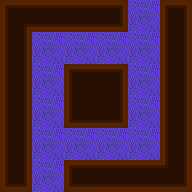

Tiled map render using the project's own tile images. Description and the map definition, with tile-layer contents summarised, below:
An orthogonal 6x6 tile map with 32x32 px tiles, 2 tile layers (moquette, Calque de Tile 1), 1 hidden layer not drawn, 3 tilesets, 1 image layer and 1 object (PlayerEntity).

<map version="1.0" orientation="orthogonal" width="6" height="6" tilewidth="32" tileheight="32">
 <tileset firstgid="1" name="min" tilewidth="32" tileheight="32">
  <image source="../tilesets/walls.png" width="256" height="192" />
 </tileset>
 <tileset firstgid="49" name="meta" tilewidth="32" tileheight="32">
  <image source="../tilesets/metaset2.png" width="128" height="96" />
  <tile id="0">
   <properties>
    <property name="type" value="wall" />
   </properties>
  </tile>
  <tile id="1">
   <properties>
    <property name="type" value="box" />
   </properties>
  </tile>
  <tile id="2">
   <properties>
    <property name="type" value="tp1" />
   </properties>
  </tile>
  <tile id="3">
   <properties>
    <property name="type" value="trap" />
   </properties>
  </tile>
  <tile id="4">
   <properties>
    <property name="type" value="pp1" />
   </properties>
  </tile>
  <tile id="5">
   <properties>
    <property name="type" value="pp2" />
   </properties>
  </tile>
  <tile id="6">
   <properties>
    <property name="type" value="pp3" />
   </properties>
  </tile>
  <tile id="7">
   <properties>
    <property name="type" value="tp2" />
   </properties>
  </tile>
  <tile id="8">
   <properties>
    <property name="type" value="ppp1" />
   </properties>
  </tile>
  <tile id="9">
   <properties>
    <property name="type" value="ppp2" />
   </properties>
  </tile>
  <tile id="10">
   <properties>
    <property name="type" value="ppp3" />
   </properties>
  </tile>
 </tileset>
 <tileset firstgid="61" name="moquette" tilewidth="32" tileheight="32">
  <image source="../tilesets/moquette.png" width="96" height="192" />
 </tileset>
 <imagelayer name="Background" width="16" height="16">
  <image source="../images/background.png" />
 </imagelayer>
 <layer name="moquette" width="6" height="6">
  <data>[36 cells, 36 non-empty, 1 distinct tile ids]</data>
 </layer>
 <layer name="meta" width="6" height="6" visible="0">
  <data>[36 cells, 31 non-empty, 4 distinct tile ids]</data>
 </layer>
 <layer name="Calque de Tile 1" width="6" height="6">
  <data>[36 cells, 35 non-empty, 8 distinct tile ids]</data>
 </layer>
 <objectgroup color="#68bd17" name="Player" width="12" height="12">
  <object name="PlayerEntity" x="128" y="0" width="32" height="32">
   <properties>
    <property name="image" value="character" />
    <property name="spriteheight" value="32" />
    <property name="spritewidth" value="32" />
   </properties>
  </object>
 </objectgroup>
</map>
